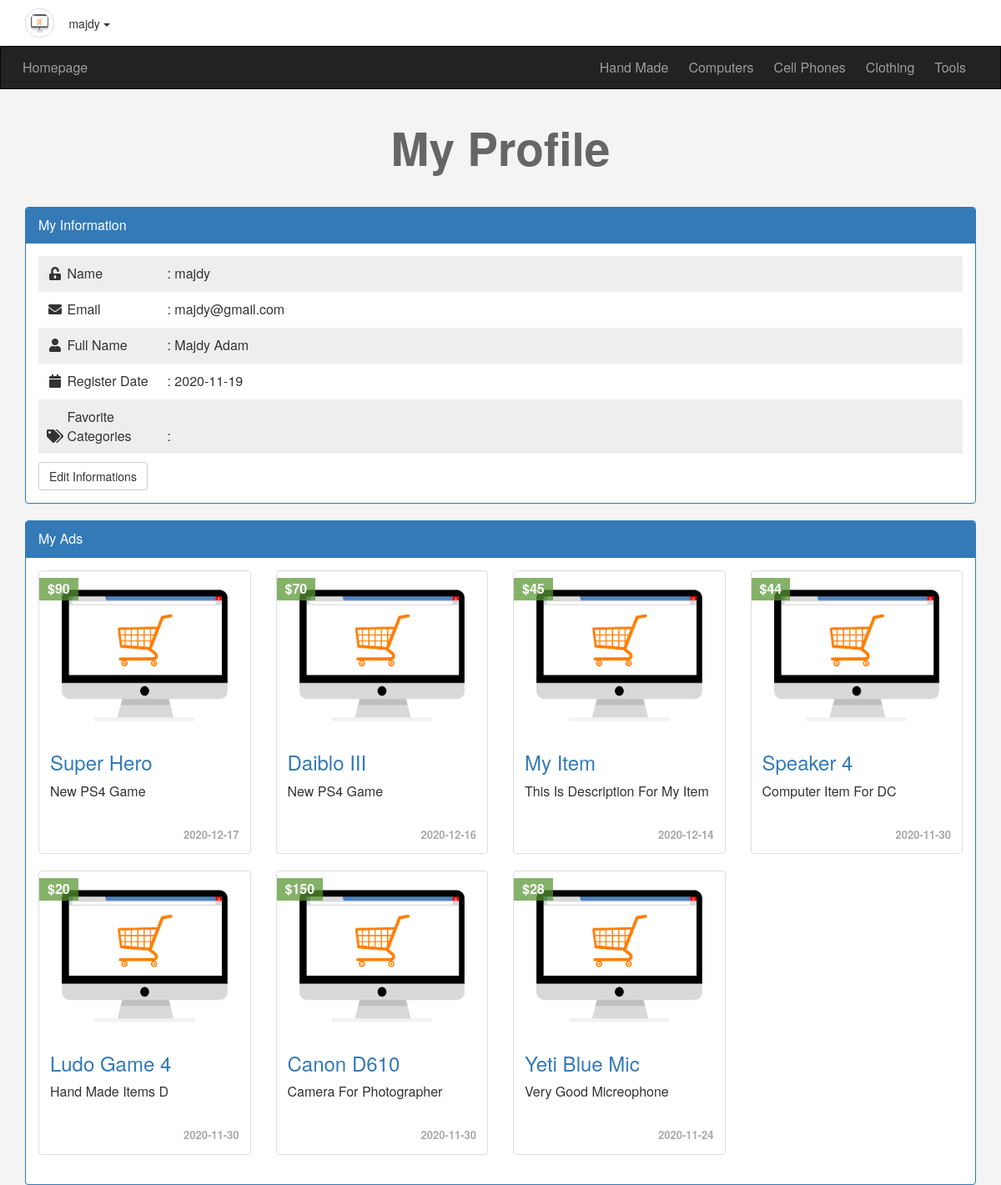
/profile.php (signed in, upper part), run on an earlier commit of the app's database.
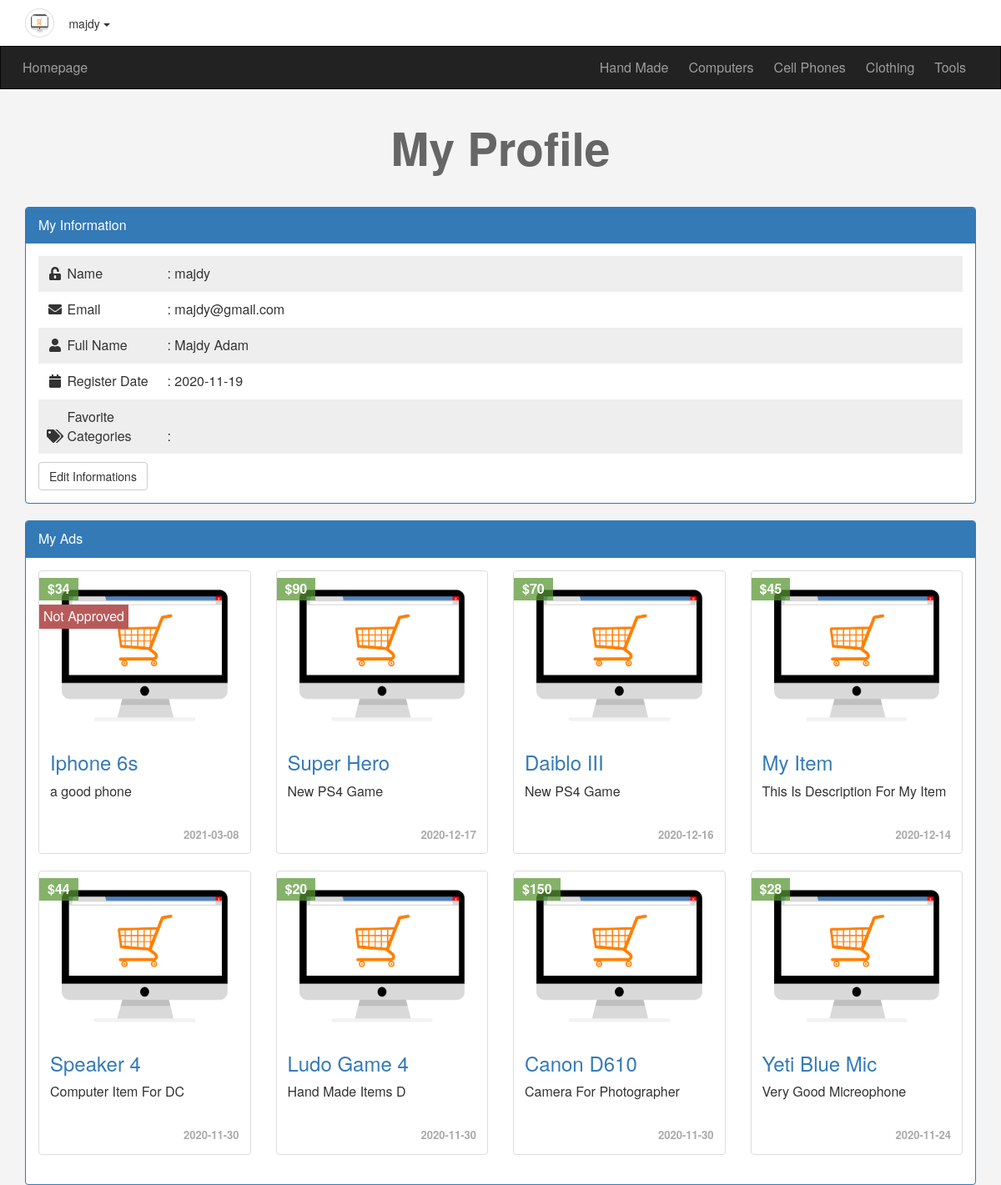
And on a later commit of the database.
### tables this page shows
CREATE TABLE `categories` (
  `ID` int(6) NOT NULL,
  `Name` varchar(255) NOT NULL,
  `Description` text NOT NULL,
  `parent` int(11) NOT NULL,
  `Ordering` int(11) DEFAULT NULL,
  `Visibilty` tinyint(4) NOT NULL DEFAULT 0,
  `Allow_Comment` tinyint(4) NOT NULL DEFAULT 0,
  `Allow_Ads` tinyint(4) NOT NULL DEFAULT 0
);

CREATE TABLE `users` (
  `UserID` int(11) NOT NULL,
  `Username` varchar(255) NOT NULL,
  `Password` varchar(255) NOT NULL,
  `Email` varchar(255) NOT NULL,
  `FullName` varchar(255) DEFAULT NULL,
  `GroupID` int(11) NOT NULL DEFAULT 0,
  `TrustStatus` int(11) NOT NULL DEFAULT 0,
  `RegStatus` int(11) NOT NULL DEFAULT 0,
  `Date` date NOT NULL,
  `avatar` varchar(255) DEFAULT NULL
);

CREATE TABLE `items` (
  `Item_ID` int(11) NOT NULL,
  `Name` varchar(255) NOT NULL,
  `Description` text NOT NULL,
  `Price` varchar(255) NOT NULL,
  `Add_Date` date NOT NULL,
  `Country_Made` varchar(255) NOT NULL,
  `Image` varchar(255) NOT NULL DEFAULT '0',
  `Status` varchar(255) NOT NULL,
  `Rating` smallint(6) NOT NULL DEFAULT 0,
  `Approve` tinyint(4) NOT NULL DEFAULT 0,
  `Cat_ID` int(11) NOT NULL,
  `Member_ID` int(11) NOT NULL,
  `tags` varchar(255) NOT NULL
);

### init.php (called while the page is built, shortened)
<?php
	include 'admin/connect.php';
	$sessionUser = "";
	if (isset($_SESSION['user'])) {
		$sessionUser = $_SESSION['user'];
	}
	$tpl 	= "includes/templets/";
	$func   = "includes/functions/";
	$css    = "layout/css/";
	include $func .'function.php';
	include $tpl ."header.php";

### includes/functions/function.php (called while the page is built, shortened)
<?php
	function getAllFrom($faild, $table, $where = NULL, $and = NULL, $orderfaild, $ordering = 'ASC'){
		global $con;
		$getAll = $con->prepare("SELECT $faild FROM $table $where $and ORDER BY $orderfaild $ordering");
		$getAll->execute();
		$all = $getAll->fetchall();
		return $all;
	}
	function getItems($where,$value,$approve = NULL){
		global $con;
		if ($approve = NULL) {
			$sql = "AND Approve = 1";
		} else {
			$sql = NULL;
		}
		$getItems = $con->prepare("SELECT * FROM items WHERE $where = ? $sql ORDER BY Item_id DESC");
		$getItems->execute(array($value));
		$items = $getItems->fetchall();
		return $items;
	}

### profile.php (the view, shortened to what this page needs)
<?php
	include "init.php";
	if (isset($_SESSION['user'])) {
	$getUser = $con->prepare("SELECT * FROM users WHERE Username = ? ");
	$getUser->execute(array($sessionUser));
	$info = $getUser->fetch();
	?>
	<h1 class="text-center">My Profile</h1>
	<div class="information block">
		<div class="container">
			<div class="panel panel-primary">
				<div class="panel-heading">My Information</div>
				<div class="panel-body">
					<ul class="list-unstyled">
						<li>
							<i class="fa fa-unlock-alt fa-fw"></i>
							<span>Name </span>: <?php echo $info['Username'];?>
						</li>
						<li>
							<i class="fa fa-envelope fa-fw"></i>
							<span>Email </span>: <?php echo $info['Email'];?>
						</li>
						<li>
							<i class="fa fa-user fa-fw"></i>
							<span>Full Name </span>: <?php echo $info['FullName'];?>
						</li>
						<li>
							<i class="fa fa-calendar fa-fw"></i>
							<span>Register Date </span>: <?php echo $info['Date'];?>
						</li>
						<li>
							<i class="fa fa-tags fa-fw"></i>
							<span>Favorite Categories </span>:</li>
				    </ul>
				    <a class="btn btn-default" href="#">Edit Informations</a>
				</div>
			</div>
		</div>
	</div>
	<div id="my-ads" class="Ads block">
		<div class="container">
			<div class="panel panel-primary">
				<div class="panel-heading">My Ads</div>
				<div class="panel-body">
						<?php
							if (! empty(getItems('Member_id', $info['UserID']))){
							echo "<div class='row'>";
							foreach (getItems('Member_id', $info['UserID']) as $item) {
								echo "<div class='col-sm-6 col-md-3'>";
								   echo "<div class='thumbnail item-box'>";
								   	 if ($item['Approve'] == 0) {echo "<span class='Approve-status'>Not Approved</span>";}
								      echo "<span class='price'>$" . $item['Price']. "</span>";
								   	  echo "<img class='img-responsive' src='ecommerce.png' alt=''>";
								   	  echo "<div class='caption'>";
								   	  	 echo "<h3><a href='item.php?itemid=". $item['Item_ID'] ."'>".$item['Name']."</a></h3>";
								   	  	 echo "<p>" .$item['Description']."</p>";
								   	  	 echo "<div class='date'>" .$item['Add_Date']."</div>";
								   	  echo "</div>";
								   echo "</div>";
								echo "</div>";
							}
							echo "</div>";
						  } else {
						  		echo " There is No Ads To Show Create <a href='newad.php'>New Ad</a>";
						  }
						?>
				</div>
			</div>
		</div>
	</div>
<?php
	} else {
		header('Location: login.php');
	}
	include $tpl ."footer.php";

### includes/templets/header.php (shortened to what this page needs)
<!DOCTYPE html>
<html>
		<head>
			<link rel="stylesheet" href="<?php echo  $css ; ?>bootstrap.min.css">
			<link rel="stylesheet" href="<?php echo  $css ; ?>all.css">
			<link rel="stylesheet" href="<?php echo  $css ; ?>front.css">
		</head>
		<body>
			<div class="upper-bar">
				<div class="container">
					<?php
					if (isset($_SESSION['user'])) { ?>
						<img class=" my-img img-thumbnail" src='ecommerce.png' alt=''>
						<div class="btn-group my-info">
							<span class="btn dropdown-toggle" data-toggle="dropdown">
								<?php echo $sessionUser; ?>
								<span class="caret"></span>
						    </span>
						</div>
					<?php
					} else { ?>
						<a href="login.php">
						<span class="pull-right">Login/Signup</span>
					    </a>
					<?php } ?>
				</div>
			</div>
			<nav class="navbar navbar-inverse">
			  <div class="container">
			    <div class="navbar-header">
			      <a class="navbar-brand" href="index.php">Homepage</a>
			    </div>
			    <div class="collapse navbar-collapse" id="app">
			      <ul class="nav navbar-nav navbar-right">
			      	<?php
			   			$allCats = getAllFrom("*", "categories", "WHERE parent = 0", "", "ID", "ASC");
						foreach ($allCats as $cat) {
						echo '<li>
						         <a href="categories.php?pageid=' . $cat['ID'] .'">
						            '.$cat['Name'].'
						         </a>
						      </li>';
						}
					?>
			      </ul>
			    </div>
			  </div>
			</nav>

### includes/templets/footer.php (shortened to what this page needs)
	</body>
</html>

### layout/css/all.css (style rules this page uses)
.fa, .fas, .far, .fal, .fad, .fab { -moz-osx-font-smoothing: grayscale; -webkit-font-smoothing: antialiased; display: inline-block; font-style: normal; font-variant: normal; text-rendering: auto; line-height: 1; }
.fa-fw { text-align: center; width: 1.25em; }
.fa-calendar:before { content: "\f133"; }
.fa-envelope:before { content: "\f0e0"; }
.fa-tags:before { content: "\f02c"; }
.fa-unlock-alt:before { content: "\f13e"; }
.fa-user:before { content: "\f007"; }
.fa, .fas { font-family: 'Font Awesome 5 Free'; font-weight: 900; }

### layout/css/front.css (style rules this page uses)
body { background-color:#F4F4F4; font-size: 16px; height: 2000px }
h1 { font-size: 55px; margin:40px 0; color:#666; font-weight: bold; }
.navbar { border-radius:0px; margin-bottom: 0px; }
.nav>li>a ,.navbar-brand { padding:15px 12px; }
.navbar-brand { font-size:1em; }
.upper-bar { padding: 10px; background-color: #fff; }
.my-img { width :35px; height: 35px; border-radius: 50px }
.item-box { position: relative; }
.item-box .price { background-color: #589632ba; padding: 2px 10px; position: absolute; left: 0; top: 8px; font-weight: bold; color: #fff; }
.item-box .caption p { height: 44px; max-height: 44px; }
.information { margin-top:20px; }
.information ul { padding: 0; margin: 0; }
.information ul li { padding: 10px; }
.information ul li:nth-child(odd) { background-color: #EEE; }
.information ul li span { display: inline-block; width:120px; }
.thumbnail .date { text-align: right; font-size: 13px; color: #AAA; font-weight: bold; }
.information .btn { margin-top: 10px; }
.item-box .Approve-status { position: absolute; top: 40px; left:0; background-color: #b85a5a; color:#fff; padding: 3px 5px; }

What changed in the data, as far as the page shows it:
added items: Approve "Not Approved", Price "34", Name "Iphone 6s", Description "a good phone", Add_Date "2021-03-08"
